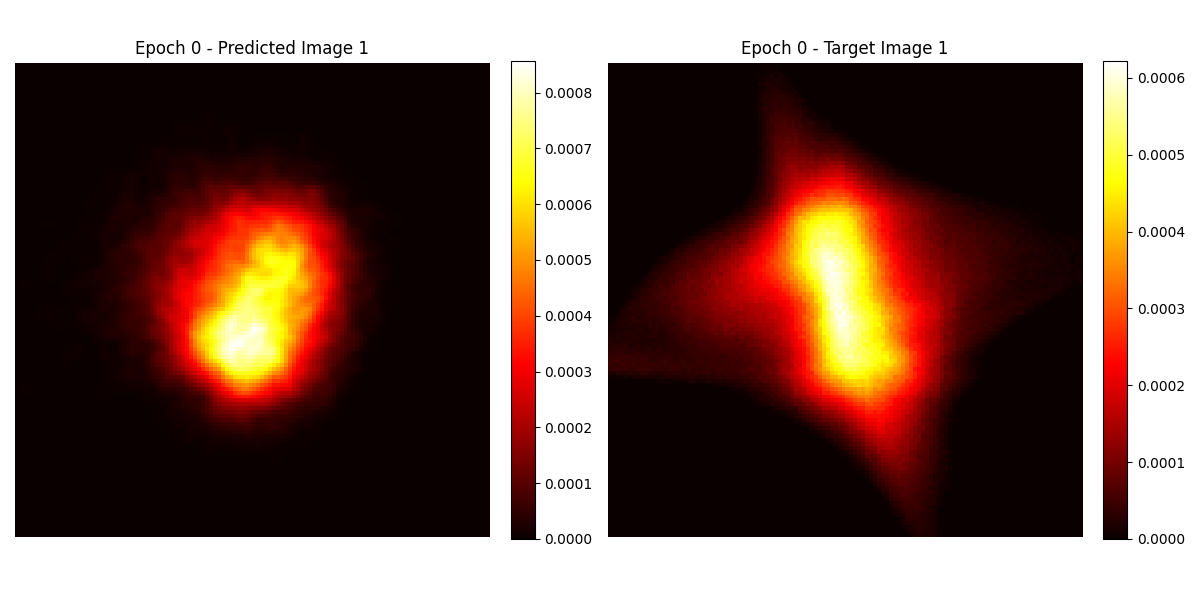
#> input picture examples/version_40/epoch_images/epoch_0000/image_comparison_config_1.png, 1200 x 600 px
$ python trim_whitespace.py ../examples/version_40/epoch_images/epoch_0000/image_comparison_config_1.png out.png
#> lines starting #> are read from the running program, lines starting #| are printed output that depends on the picture; after the words box and inside, x2 and y2 are one past the last pixel; in counts of white or black regions, pixels touching at a corner belong together
#!/usr/bin/env python3
import argparse
from PIL import Image
import numpy as np

def reduce_vertical_whitespace(input_path: str,
                               output_path: str,
                               threshold: int = 250,
                               gap: int = 0):
    """
    Trims large white gaps between content rows in an image.

    Args:
        input_path:  Path to the source image.
        output_path: Path where the trimmed image will be saved.
        threshold:   Pixel intensity above which a channel is considered 'white'.
        gap:         Number of white pixels to leave between segments.
    """
#> called with output_path = 'out.png', threshold = 250, gap = 0
    # Load image and convert to RGB array
    img = Image.open(input_path).convert("RGB")
    arr = np.array(img)
    h, w, _ = arr.shape
#> h = 600; w = 1200

    # Build a mask of 'white' pixels (all channels >= threshold)
    white_mask = np.all(arr >= threshold, axis=2)
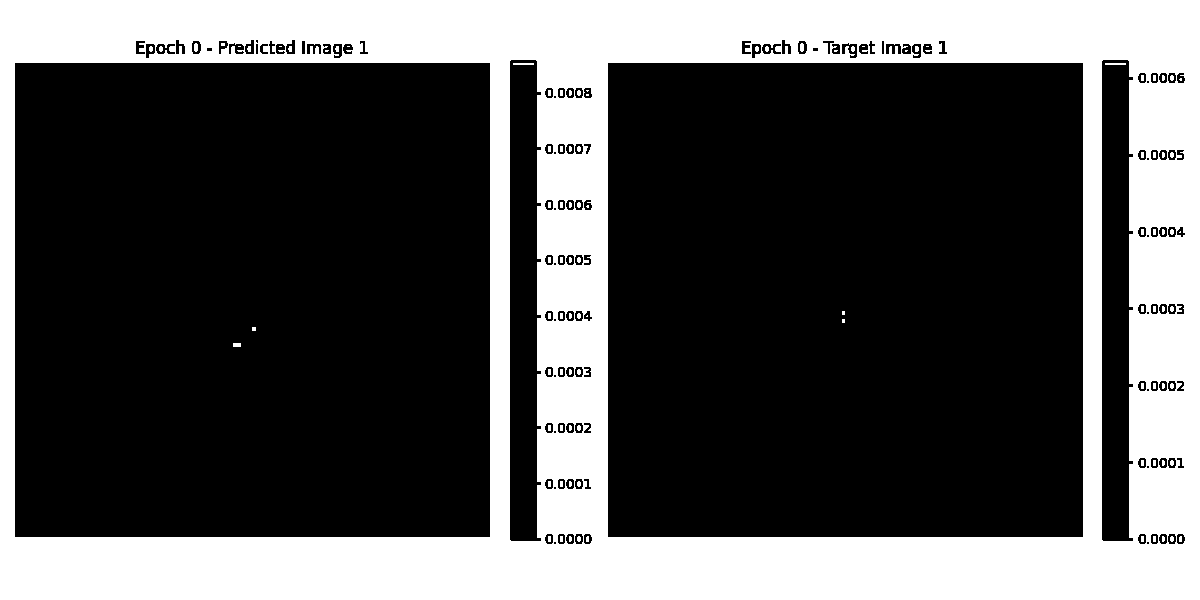
#> white_mask: shape (600, 1200) bool; 32.9% white; 99 white regions (68 under 20 px), largest, box (x1, y1, x2, y2) and area: (0, 0, 1200, 600) 235448, (513, 63, 534, 65) 42, (1105, 63, 1126, 65) 42
    # Identify rows that are entirely white
    white_rows = np.all(white_mask, axis=1)

    # Find contiguous non-white row segments
    segments = []
    in_seg = False
    for y in range(h):
        if not white_rows[y] and not in_seg:
            in_seg = True
            start = y
        elif white_rows[y] and in_seg:
            in_seg = False
            segments.append((start, y))
#> after the loop, in_seg = False; segments = [(40, 58), (60, 544)]; start = 60
    if in_seg:
        segments.append((start, h))

    if not segments:
        print("No non-white content found. Saving original.")
        img.save(output_path)
        return

    # Calculate total height of new image
    total_height = sum(end - start for start, end in segments)
#> total_height = 502
    total_height += gap * (len(segments) - 1)

    # Create a new blank (white) image
    new_img = Image.new("RGB", (w, total_height), (255, 255, 255))
#> new_img: PIL image 1200x502 RGB; every value is 255

    # Paste each segment in order
    y_offset = 0
    for (start, end) in segments:
        crop = img.crop((0, start, w, end))
        new_img.paste(crop, (0, y_offset))
        y_offset += (end - start) + gap
#> this loop made 2 passes
#> (start, end, y_offset) on passes 1 to 2: (40, 58, 18), (60, 544, 502)
#> pass 1, in reduce_vertical_whitespace, `crop = img.crop((0, start, w, end))`:
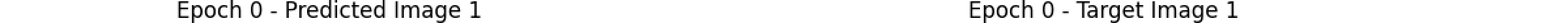
#> crop: PIL image 1200x18 RGB (shown 2 times larger); min 0, max 255, mean 237
#> pass 2, in reduce_vertical_whitespace, `crop = img.crop((0, start, w, end))`:
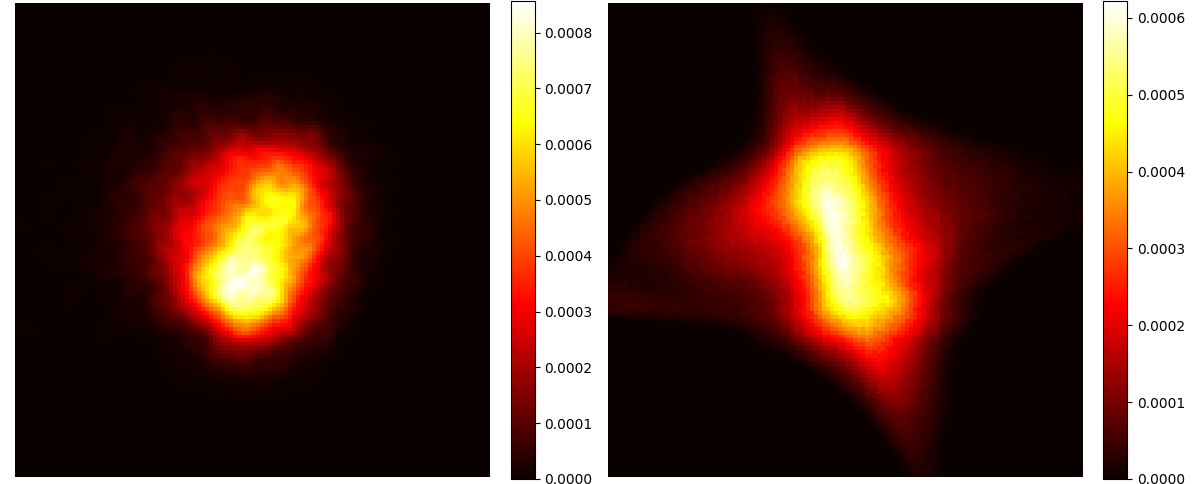
#> crop: PIL image 1200x484 RGB; mean R, G, B 97.5, 62, 49.3
#> after the loop:
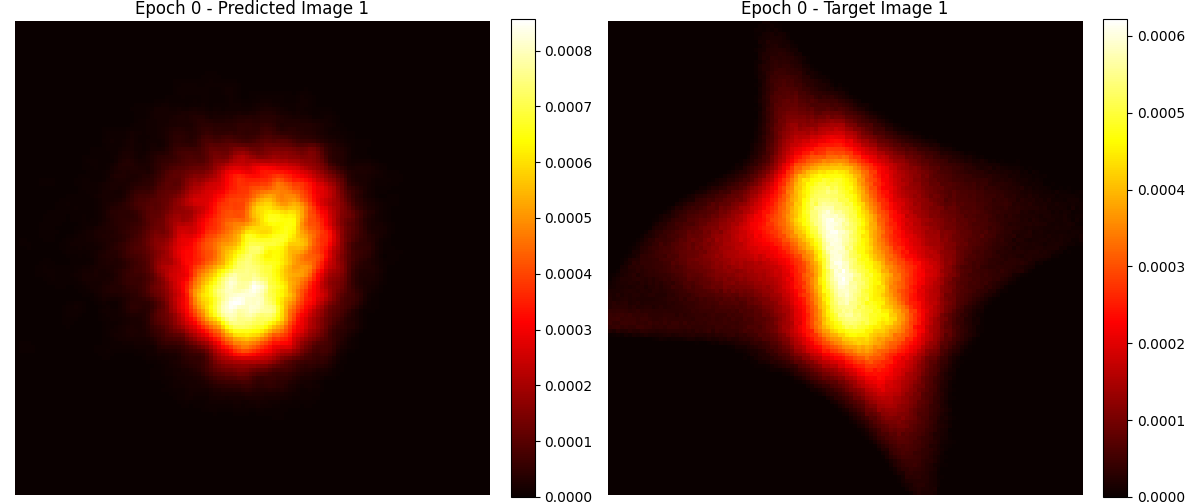
#> new_img: PIL image 1200x502 RGB; mean R, G, B 102.5, 68.3, 56
#> after the loop, y_offset = 502

    # Save the result
    new_img.save(output_path)
    print(f"Saved trimmed image to: {output_path}")


if __name__ == "__main__":
    parser = argparse.ArgumentParser(
        description="Reduce vertical white space in an image of plots/comparisons."
    )
    parser.add_argument("input_path",  help="Path to the input image")
    parser.add_argument("output_path", help="Path to save the trimmed image")
    parser.add_argument(
        "--threshold", "-t",
        type=int, default=250,
        help="White-channel threshold (0–255) to detect background rows"
    )
    parser.add_argument(
        "--gap", "-g",
        type=int, default=0,
        help="Pixels of gap to leave between trimmed segments"
    )
    args = parser.parse_args()

    reduce_vertical_whitespace(
        args.input_path,
        args.output_path,
        threshold=args.threshold,
        gap=args.gap
    )
